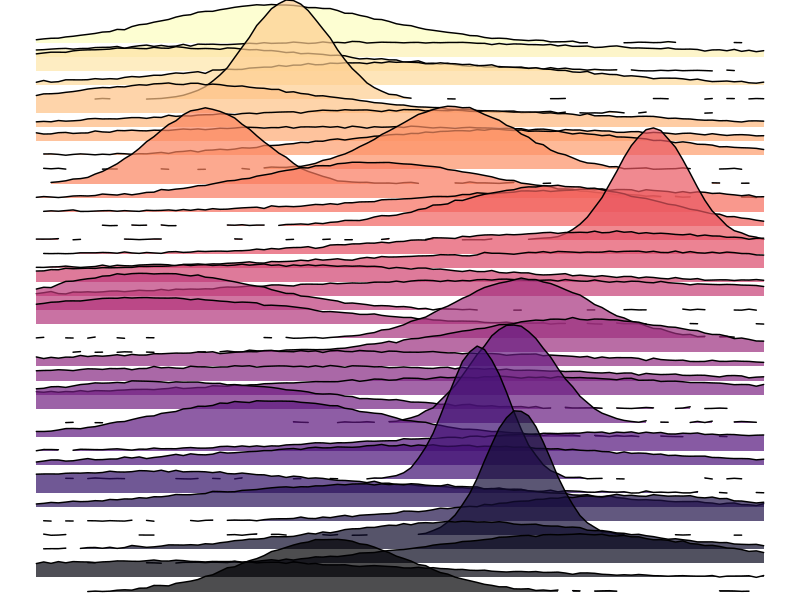

Write the R code that produced this figure.


library(ggplot2)
library(ggridges)
library(dplyr)
library(viridis) 

set.seed(123)


# Parameters
n_lines <- 40
x_vals <- seq(-10, 10, length.out = 100)


set.seed(772081023)
data <- lapply(1:n_lines, function(i) {
  mean_i <- runif(1, -7, 7)
  sd_i <- runif(1, 0.8, 8)
  y <- dnorm(x_vals, mean = mean_i, sd = sd_i)
  y <- y + rnorm(length(y), mean = 0, sd = 0.002)
  data.frame(x = x_vals, y = y, group = as.factor(n_lines - i))
}) %>%
  bind_rows()


ggplot(data, aes(x = x, y = group, height = y, group = group, fill = group)) +
  geom_ridgeline(alpha = 0.7, color = "black", scale = 20) +
  scale_fill_viridis_d(option = "magma") +  
  theme_void() +
  theme(
    panel.background = element_rect(fill = "white", color = NA),
    plot.background = element_rect(fill = "white", color = NA),
    legend.position = "none"  
  )
